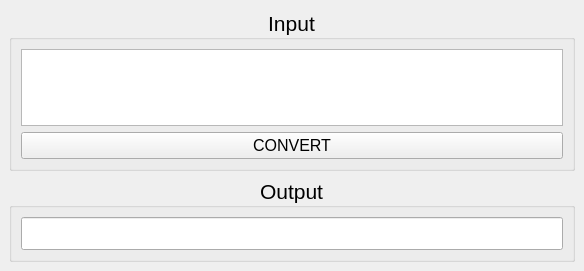
<?xml version="1.0" encoding="UTF-8"?>
<ui version="4.0">
 <class>MainWindow</class>
 <widget class="QMainWindow" name="MainWindow">
  <property name="geometry">
   <rect>
    <x>0</x>
    <y>0</y>
    <width>584</width>
    <height>271</height>
   </rect>
  </property>
  <property name="windowTitle">
   <string>MainWindow</string>
  </property>
  <widget class="QWidget" name="centralwidget">
   <layout class="QVBoxLayout" name="verticalLayout">
    <item>
     <widget class="QGroupBox" name="groupbox_input">
      <property name="font">
       <font>
        <pointsize>16</pointsize>
       </font>
      </property>
      <property name="title">
       <string>Input</string>
      </property>
      <property name="alignment">
       <set>Qt::AlignCenter</set>
      </property>
      <layout class="QVBoxLayout" name="verticalLayout_3">
       <item>
        <widget class="QTextEdit" name="input_text">
         <property name="font">
          <font>
           <pointsize>16</pointsize>
          </font>
         </property>
         <property name="acceptRichText">
          <bool>false</bool>
         </property>
        </widget>
       </item>
       <item>
        <widget class="QPushButton" name="button_convert">
         <property name="font">
          <font>
           <pointsize>12</pointsize>
          </font>
         </property>
         <property name="text">
          <string>CONVERT</string>
         </property>
        </widget>
       </item>
      </layout>
     </widget>
    </item>
    <item>
     <widget class="QGroupBox" name="groupbox_output">
      <property name="font">
       <font>
        <pointsize>16</pointsize>
       </font>
      </property>
      <property name="title">
       <string>Output</string>
      </property>
      <property name="alignment">
       <set>Qt::AlignCenter</set>
      </property>
      <layout class="QVBoxLayout" name="verticalLayout_2">
       <item>
        <widget class="QLineEdit" name="output_text">
         <property name="font">
          <font>
           <pointsize>16</pointsize>
          </font>
         </property>
         <property name="alignment">
          <set>Qt::AlignCenter</set>
         </property>
         <property name="readOnly">
          <bool>true</bool>
         </property>
        </widget>
       </item>
      </layout>
     </widget>
    </item>
   </layout>
  </widget>
 </widget>
 <resources/>
 <connections/>
</ui>
